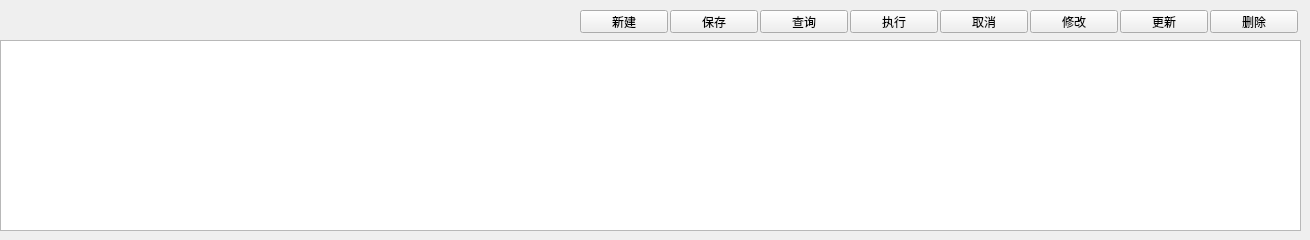
    <widget class="QWidget" name="Mtab_Purchase_Plan">
     <attribute name="title">
      <string>采购计划</string>
     </attribute>
     <widget class="QTableWidget" name="tbw_Purchase_Plan">
      <property name="geometry">
       <rect>
        <x>0</x>
        <y>40</y>
        <width>1301</width>
        <height>191</height>
       </rect>
      </property>
     </widget>
     <widget class="QPushButton" name="pbtn_Purchase_Plan_Delete">
      <property name="geometry">
       <rect>
        <x>1210</x>
        <y>10</y>
        <width>88</width>
        <height>23</height>
       </rect>
      </property>
      <property name="text">
       <string>删除</string>
      </property>
     </widget>
     <widget class="QPushButton" name="pbtn_Purchase_Plan_Update">
      <property name="geometry">
       <rect>
        <x>1120</x>
        <y>10</y>
        <width>88</width>
        <height>23</height>
       </rect>
      </property>
      <property name="text">
       <string>更新</string>
      </property>
     </widget>
     <widget class="QPushButton" name="pbtn_Purchase_Plan_Modify">
      <property name="geometry">
       <rect>
        <x>1030</x>
        <y>10</y>
        <width>88</width>
        <height>23</height>
       </rect>
      </property>
      <property name="text">
       <string>修改</string>
      </property>
     </widget>
     <widget class="QPushButton" name="pbtn_Purchase_Plan_Run">
      <property name="geometry">
       <rect>
        <x>850</x>
        <y>10</y>
        <width>88</width>
        <height>23</height>
       </rect>
      </property>
      <property name="text">
       <string>执行</string>
      </property>
     </widget>
     <widget class="QPushButton" name="pbtn_Purchase_Plan_Cancel">
      <property name="geometry">
       <rect>
        <x>940</x>
        <y>10</y>
        <width>88</width>
        <height>23</height>
       </rect>
      </property>
      <property name="text">
       <string>取消</string>
      </property>
     </widget>
     <widget class="QPushButton" name="pbtn_Purchase_Plan_New">
      <property name="geometry">
       <rect>
        <x>580</x>
        <y>10</y>
        <width>88</width>
        <height>23</height>
       </rect>
      </property>
      <property name="text">
       <string>新建</string>
      </property>
     </widget>
     <widget class="QPushButton" name="pbtn_Purchase_Plan_Query">
      <property name="geometry">
       <rect>
        <x>760</x>
        <y>10</y>
        <width>88</width>
        <height>23</height>
       </rect>
      </property>
      <property name="text">
       <string>查询</string>
      </property>
     </widget>
     <widget class="QPushButton" name="pbtn_Purchase_Plan_Save">
      <property name="geometry">
       <rect>
        <x>670</x>
        <y>10</y>
        <width>88</width>
        <height>23</height>
       </rect>
      </property>
      <property name="text">
       <string>保存</string>
      </property>
     </widget>
    </widget>
